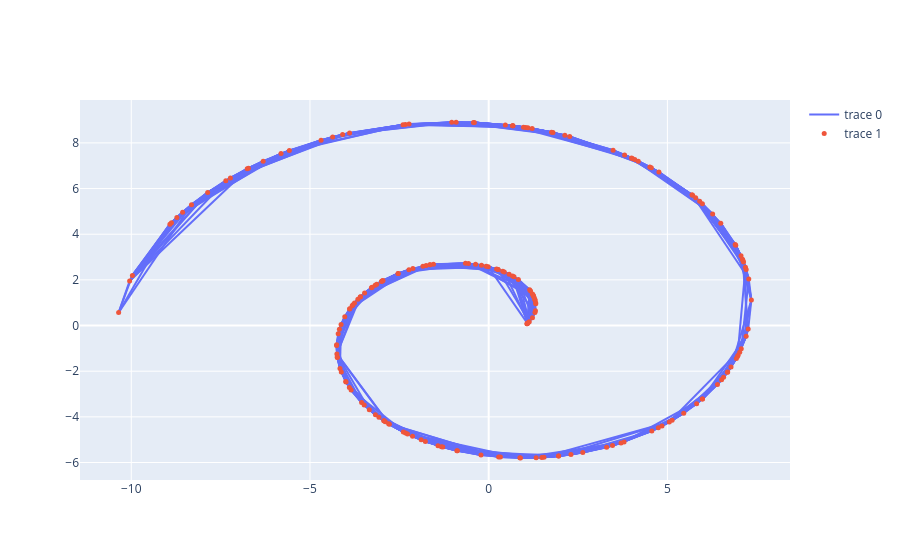
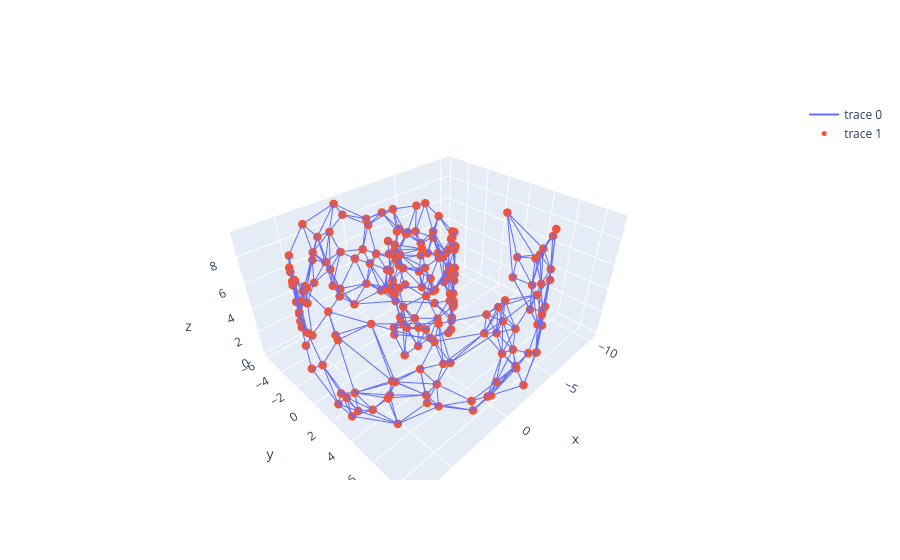

The code cell stored with these charts, in order, in its notebook:
### Code cell
n = 200
x, z = swissroll(200, evenly_sampled=False)

y, W = lle(x, d=2, k=9)
plot_graph_3d(x, W).show()   # check the graph
px.scatter(x=y[0], y=y[1], color=z[0])

### Figure 1 — Plotly figure (JSON) as saved in the notebook; plotly's stock layout.template omitted (floating-point values rounded to 4 significant figures; data arrays with more than 128 entries replaced by an {"elided": "..."} marker saying what was removed)
{"data": [{"mode": "lines", "type": "scatter", "x": {"elided": "2721 float values"}, "y": {"elided": "2721 float values"}}, {"marker": {"size": 5}, "mode": "markers", "type": "scatter", "x": {"elided": "200 float values"}, "y": {"elided": "200 float values"}}], "layout": {}}

### Figure 2 — Plotly figure (JSON) as saved in the notebook; plotly's stock layout.template omitted (floating-point values rounded to 4 significant figures; data arrays with more than 128 entries replaced by an {"elided": "..."} marker saying what was removed)
{"data": [{"mode": "lines", "type": "scatter3d", "x": {"elided": "1986 float values"}, "y": {"elided": "1986 float values"}, "z": {"elided": "1986 float values"}}, {"marker": {"size": 5}, "mode": "markers", "type": "scatter3d", "x": {"elided": "200 float values"}, "y": {"elided": "200 float values"}, "z": {"elided": "200 float values"}}], "layout": {}}
